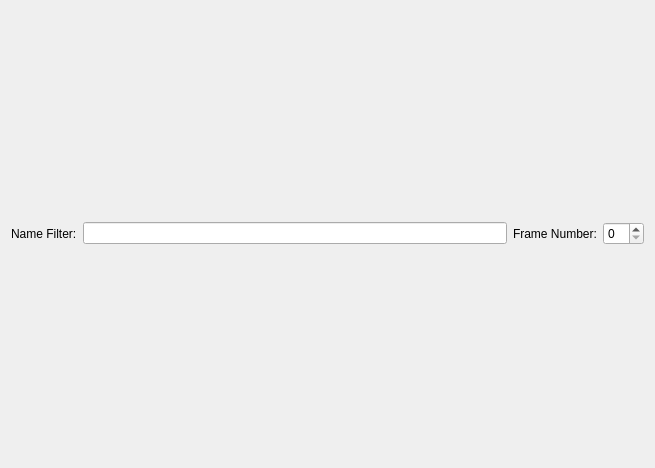
<?xml version="1.0" encoding="UTF-8"?>
<ui version="4.0">
 <class>Dialog</class>
 <widget class="QDialog" name="Dialog">
  <property name="geometry">
   <rect>
    <x>0</x>
    <y>0</y>
    <width>655</width>
    <height>468</height>
   </rect>
  </property>
  <property name="sizePolicy">
   <sizepolicy hsizetype="MinimumExpanding" vsizetype="MinimumExpanding">
    <horstretch>0</horstretch>
    <verstretch>0</verstretch>
   </sizepolicy>
  </property>
  <property name="windowTitle">
   <string>Dialog</string>
  </property>
  <layout class="QVBoxLayout" name="verticalLayout">
   <item>
    <layout class="QHBoxLayout" name="horizontalLayout">
     <item>
      <widget class="QLabel" name="nameLabel">
       <property name="text">
        <string>Name Filter:</string>
       </property>
      </widget>
     </item>
     <item>
      <widget class="QLineEdit" name="nameLineEdit"/>
     </item>
     <item>
      <widget class="QLabel" name="frameNumLabel">
       <property name="text">
        <string>Frame Number:</string>
       </property>
      </widget>
     </item>
     <item>
      <widget class="QSpinBox" name="frameNumSpinBox"/>
     </item>
    </layout>
   </item>
  </layout>
 </widget>
 <resources/>
 <connections/>
</ui>
